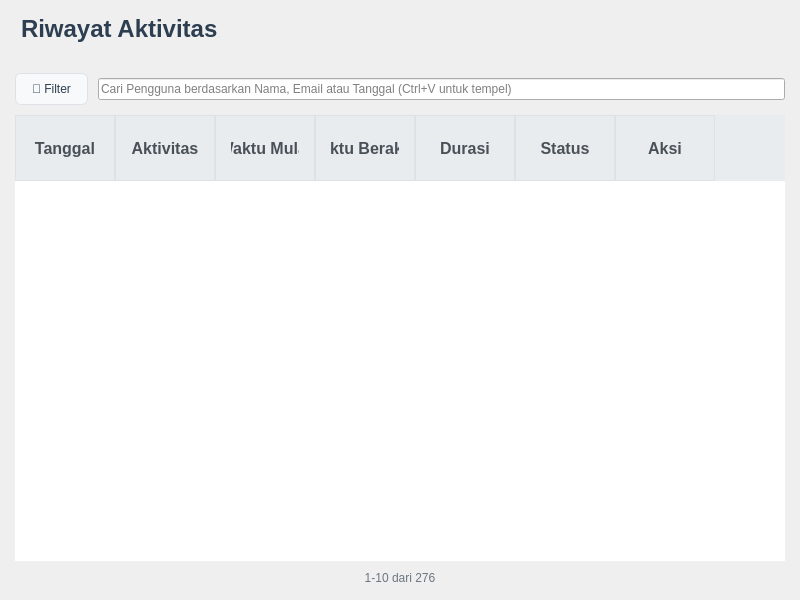
<?xml version="1.0" encoding="UTF-8"?>
<ui version="4.0">
 <class>ProfilePage</class>
 <widget class="QWidget" name="ProfilePage">
  <property name="geometry">
   <rect>
    <x>0</x>
    <y>0</y>
    <width>800</width>
    <height>600</height>
   </rect>
  </property>
  <property name="windowTitle">
   <string>Halaman Profil</string>
  </property>
  <layout class="QVBoxLayout" name="main_layout">
   <property name="spacing">
    <number>10</number>
   </property>
   <property name="leftMargin">
    <number>15</number>
   </property>
   <property name="topMargin">
    <number>15</number>
   </property>
   <property name="rightMargin">
    <number>15</number>
   </property>
   <property name="bottomMargin">
    <number>15</number>
   </property>
   <item>
    <!-- Judul Riwayat Aktivitas -->
    <widget class="QLabel" name="title_label">
     <property name="text">
      <string>Riwayat Aktivitas</string>
     </property>
     <property name="styleSheet">
      <string>QLabel {
    font-size: 24px;
    font-weight: bold;
    color: #2c3e50;
    margin-bottom: 20px;
}</string>
     </property>
    </widget>
   </item>
   <item>
    <!-- Bagian Pencarian dan Filter -->
    <layout class="QHBoxLayout" name="search_layout">
     <item>
      <!-- Tombol Filter -->
      <widget class="QPushButton" name="filter_button">
       <property name="text">
        <string>🔽 Filter</string>
       </property>
       <property name="styleSheet">
        <string>QPushButton {
    background-color: #f8f9fa;
    border: 1px solid #dee2e6;
    border-radius: 6px;
    padding: 8px 16px;
    color: #2c3e50;
}
QPushButton:hover {
    background-color: #e9ecef;
}</string>
       </property>
      </widget>
     </item>
     <item>
      <!-- Kotak Pencarian -->
      <widget class="QLineEdit" name="search_input">
       <property name="objectName">
        <string>searchBox</string>
       </property>
       <property name="placeholderText">
        <string>Cari Pengguna berdasarkan Nama, Email atau Tanggal (Ctrl+V untuk tempel)</string>
       </property>
       <property name="styleSheet">
        <string>QLineEdit#searchBox {
    background-color: #ffffff;
    border: 2px solid #dee2e6;
    border-radius: 20px;
    padding: 10px 15px;
    font-size: 14px;
    color: #2c3e50;
    min-width: 300px;
}
QLineEdit#searchBox:focus {
    border-color: #007bff;
}
QLineEdit#searchBox::placeholder {
    color: #6c757d;
    font-style: italic;
}</string>
       </property>
      </widget>
     </item>
    </layout>
   </item>
   <item>
    <!-- Tabel Aktivitas -->
    <widget class="QTableWidget" name="activity_table">
     <property name="alternatingRowColors">
      <bool>true</bool>
     </property>
     <property name="selectionBehavior">
      <enum>QAbstractItemView::SelectRows</enum>
     </property>
     <property name="sortingEnabled">
      <bool>true</bool>
     </property>
     <property name="columnCount">
      <number>7</number>
     </property>
     <property name="styleSheet">
      <string>QTableWidget {
    gridline-color: #dee2e6;
    background-color: #ffffff;
    alternate-background-color: #f8f9fa;
    border: none;
    font-size: 12pt;
}
QTableWidget::item {
    padding: 10px 8px;
    border-bottom: 1px solid #dee2e6;
    font-size: 12pt;
}
QTableWidget::item:selected {
    background-color: #007bff;
    color: white;
}
QTableWidget QHeaderView { 
    background-color: #e9ecef;
    font-size: 12pt;
}
QTableWidget QHeaderView::section { 
    background-color: #e9ecef;
    color: #495057;
    padding: 12px 15px; 
    border: 1px solid #dee2e6; 
    font-weight: bold;
    font-size: 12pt;
    min-height: 40px;
    text-align: center;
}
QTableWidget QHeaderView::section:hover {
    background-color: #dee2e6;
}
QTableWidget QHeaderView::section:pressed {
    background-color: #ced4da;
}
QTableWidget QTableCornerButton::section {
    background-color: #e9ecef;
    border: 1px solid #dee2e6;
}</string>
     </property>
     <attribute name="horizontalHeaderVisible">
      <bool>true</bool>
     </attribute>
     <attribute name="verticalHeaderVisible">
      <bool>false</bool>
     </attribute>
     <column>
      <property name="text">
       <string>Tanggal</string>
      </property>
     </column>
     <column>
      <property name="text">
       <string>Aktivitas</string>
      </property>
     </column>
     <column>
      <property name="text">
       <string>Waktu Mulai</string>
      </property>
     </column>
     <column>
      <property name="text">
       <string>Waktu Berakhir</string>
      </property>
     </column>
     <column>
      <property name="text">
       <string>Durasi</string>
      </property>
     </column>
     <column>
      <property name="text">
       <string>Status</string>
      </property>
     </column>
     <column>
      <property name="text">
       <string>Aksi</string>
      </property>
     </column>
    </widget>
   </item>
   <item>
    <!-- Label Paginasi -->
    <widget class="QLabel" name="pagination_label">
     <property name="text">
      <string>1-10 dari 276</string>
     </property>
     <property name="alignment">
      <set>Qt::AlignCenter</set>
     </property>
     <property name="styleSheet">
      <string>QLabel {
    color: #6c757d; 
    font-size: 12px;
}</string>
     </property>
    </widget>
   </item>
  </layout>
 </widget>
 <resources/>
 <connections/>
</ui>
